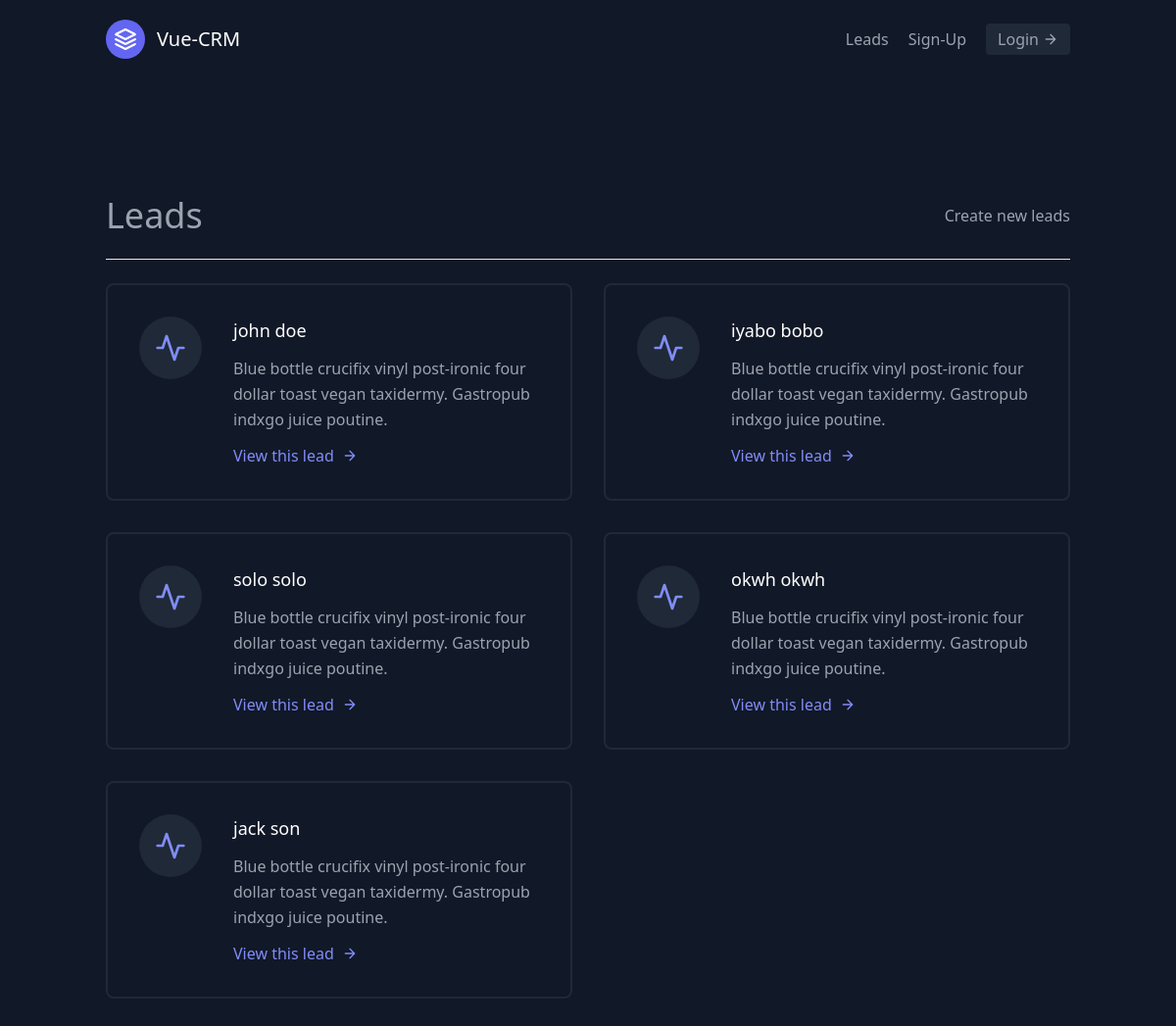
Page /leads/ on the earlier database version.
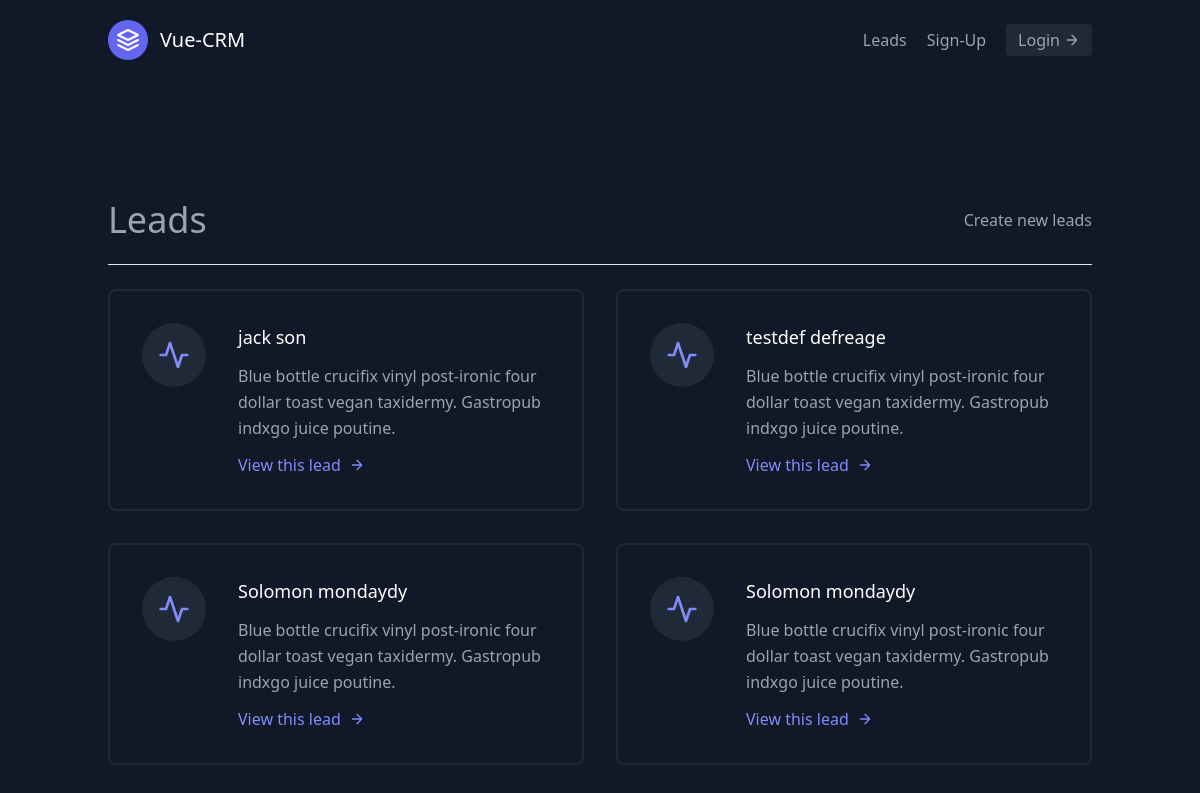
Same page on the later database version.
### leads/models.py (models this page shows, shortened)
class Lead(models.Model):
    first_name = models.CharField(max_length=20)
    last_name = models.CharField(max_length=20)
    age = models.IntegerField(default=0)
    location = models.CharField(max_length=800, blank=True)
    phone_number = models.IntegerField( default='+234')
    agent = models.ForeignKey(Agent, on_delete=models.CASCADE)

### leads/views.py (the view)
# urls.py: path('', views.lead_list, name='lead_list'),
def lead_list(request):
    leads = Lead.objects.all()
    context = {
        'leads':leads
    }
    return render(request, 'leads/lead_list.html', context)

### leads/templates/leads/lead_list.html
{% extends 'base.html' %}
{% block content %}
<section class="text-gray-400 bg-gray-900 body-font">
  <div class="container px-5 py-24 mx-auto flex flex-wrap">
        <div class=" w-full mb-6 py-6  flex justify-between items-center border-b border-gray-200" >
                <div>
                    <h1 class="text-4xl text-white-800">
                        Leads
                    </h1>
                </div>
                <div>
                    <a class="text-white-500 hover:text-blue-500" href="{% url 'leads:lead_create' %}">Create new leads</a>
                </div>
        </div>
            <br>
    <div class="flex flex-wrap -m-4">
    {% for lead in leads %}
      <div class="p-4 lg:w-1/2 md:w-full">
        <div class="flex border-2 rounded-lg border-gray-800 p-8 sm:flex-row flex-col">
          <div class="w-16 h-16 sm:mr-8 sm:mb-0 mb-4 inline-flex items-center justify-center rounded-full bg-gray-800 text-indigo-400 flex-shrink-0">
            <svg fill="none" stroke="currentColor" stroke-linecap="round" stroke-linejoin="round" stroke-width="2" class="w-8 h-8" viewBox="0 0 24 24">
              <path d="M22 12h-4l-3 9L9 3l-3 9H2"></path>
            </svg>
          </div>
          <div class="flex-grow">
            <h2 class="text-white text-lg title-font font-medium mb-3">{{lead.first_name}} {{lead.last_name}}</h2>
            <p class="leading-relaxed text-base">Blue bottle crucifix vinyl post-ironic four dollar toast vegan taxidermy. Gastropub indxgo juice poutine.</p>
            <a href="{% url 'leads:lead_detail' lead.pk %}" class="mt-3 text-indigo-400 inline-flex items-center">View this lead
              <svg fill="none" stroke="currentColor" stroke-linecap="round" stroke-linejoin="round" stroke-width="2" class="w-4 h-4 ml-2" viewBox="0 0 24 24">
                <path d="M5 12h14M12 5l7 7-7 7"></path>
              </svg>
            </a>
          </div>
        </div>
      </div>
    {% endfor %}
    </div>
  </div>
</section>
{% endblock content %}

### templates/base.html (shortened to what this page needs)
<!DOCTYPE html>
{% load static %}
<html lang="en">
<head>
    <link href="https://unpkg.com/tailwindcss@^2/dist/tailwind.min.css" rel="stylesheet">
</head>
<body>
        {% include 'navbar.html' %}
        {% block content %}
        {% endblock content %}
</body>
</html>

### templates/navbar.html
<header class="text-gray-400 bg-gray-900 body-font">
  <div class="container mx-auto flex flex-wrap p-5 flex-col md:flex-row items-center">
    <a class="flex title-font font-medium items-center text-white mb-4 md:mb-0">
      <svg xmlns="http://www.w3.org/2000/svg" fill="none" stroke="currentColor" stroke-linecap="round" stroke-linejoin="round" stroke-width="2" class="w-10 h-10 text-white p-2 bg-indigo-500 rounded-full" viewBox="0 0 24 24">
        <path d="M12 2L2 7l10 5 10-5-10-5zM2 17l10 5 10-5M2 12l10 5 10-5"></path>
      </svg>
      <span class="ml-3 text-xl">Vue-CRM</span>
    </a>
    <nav class="md:ml-auto flex flex-wrap items-center text-base justify-center">
      <a href='{% url 'leads:lead_list' %}' class="mr-5 hover:text-white">Leads</a>
      <a class="mr-5 hover:text-white">Sign-Up</a>
    </nav>
    <a href="#"  class="inline-flex items-center bg-gray-800 border-0 py-1 px-3 focus:outline-none hover:bg-gray-700 rounded text-base mt-4 md:mt-0">
        Login
      <svg fill="none" stroke="currentColor" stroke-linecap="round" stroke-linejoin="round" stroke-width="2" class="w-4 h-4 ml-1" viewBox="0 0 24 24">
        <path d="M5 12h14M12 5l7 7-7 7"></path>
      </svg>
    </a>
  </div>
</header>

Differences in the rows shown:
removed Lead: first_name "john", last_name "doe"
removed Lead: first_name "iyabo", last_name "bobo"
removed Lead: first_name "solo", last_name "solo"
removed Lead: first_name "okwh", last_name "okwh"
added Lead: first_name "testdef", last_name "defreage"
added Lead: first_name "Solomon", last_name "mondaydy"
added Lead: first_name "Solomon", last_name "mondaydy"
